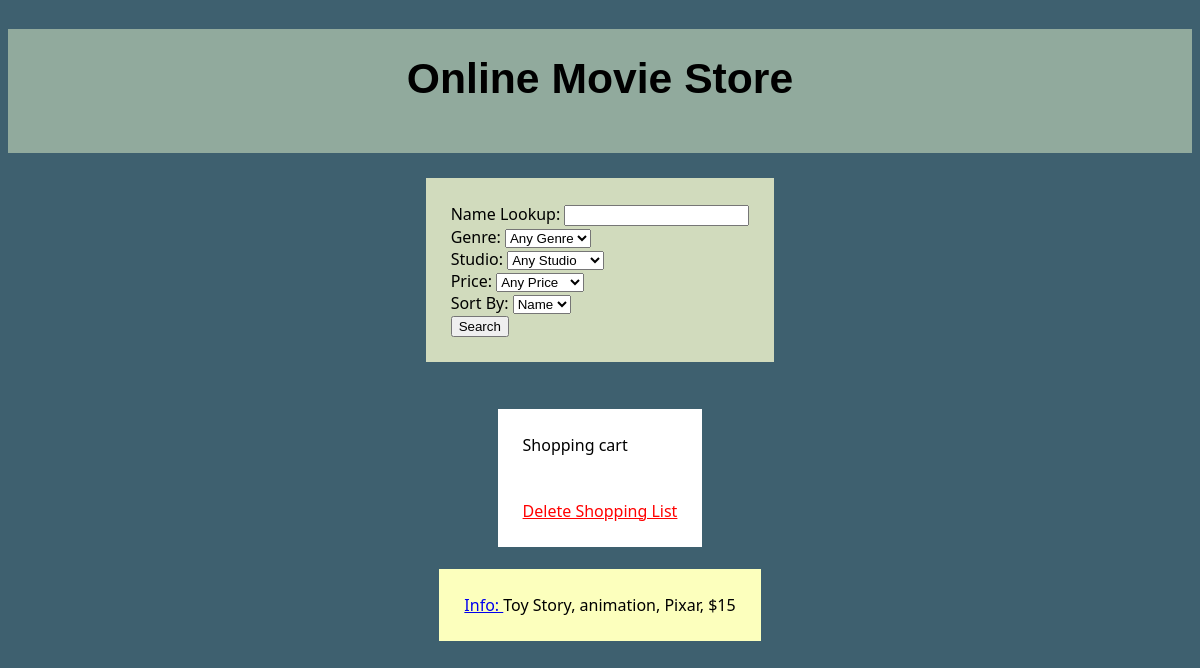
Screenshot of /Projects/proj1.php?lookupTxt=Toy Story with the database file from the repository.
### tables this page shows
CREATE TABLE IF NOT EXISTS `movie` (
  `id` int(11) NOT NULL AUTO_INCREMENT,
  `name` varchar(60) NOT NULL,
  `price` double NOT NULL,
  `genre_id` int(11) NOT NULL,
  `studio_id` int(11) NOT NULL,
  `movie_desc` varchar(500) NOT NULL,
  PRIMARY KEY (`id`),
  KEY `genre_id` (`genre_id`,`studio_id`),
  KEY `studio_id` (`studio_id`)
);

CREATE TABLE IF NOT EXISTS `genre` (
  `id` int(11) NOT NULL AUTO_INCREMENT,
  `name` varchar(60) NOT NULL,
  PRIMARY KEY (`id`)
);

CREATE TABLE IF NOT EXISTS `studio` (
  `id` int(11) NOT NULL AUTO_INCREMENT,
  `name` varchar(60) NOT NULL,
  PRIMARY KEY (`id`)
);

### Projects/proj1.php (the view, shortened to what this page needs)
<!DOCTYPE html>
<html>
    <head>
        <link href="/Projects/css/styles.css" rel="stylesheet" type="text/css" />
    </head>
    <body>
            <h1 id="title">Online Movie Store</h1>
            <form id="forms" method="get">
                Name Lookup: <input type="text" list="options" name="lookupTxt" autocomplete="on"> <br />
                Genre: <select name="genreTxt">
                    <option value="">Any Genre</option>
                </select> <br />
                Studio: <select name="studioTxt">
                    <option value="">Any Studio</option>
                </select> <br />
                Price: <select name="priceTxt">
                    <option value="">Any Price</option>
                </select> <br>
                Sort By: <select name="sortTxt">
                    <option value="name">Name</option>
                </select>
                <br><input type="submit" value="Search">
            </form>
        <?php
        $dbHost = getenv('IP');
        $dbPort = 3306;
        $dbName = getenv("sqldb");
        $username = getenv("sqluser");
        $password = getenv("sqlpw");
        $dbConn = new PDO("mysql:host=$dbHost;port=$dbPort;dbname=$dbName", $username, $password);
        $dbConn->setAttribute(PDO::ATTR_ERRMODE, PDO::ERRMODE_EXCEPTION);
        $sql = "SELECT movie.name AS name, genre.name AS genre, movie.price AS price, studio.name AS studio
                FROM((movie
                    INNER JOIN genre ON movie.genre_id = genre.id)
                    INNER JOIN studio ON movie.studio_id = studio.id)";
        if (($_SESSION["lookup"] != null) || ($_SESSION["genre"] != null) || ($_SESSION["studio"] != null) || ($_SESSION["price"] != null)){
            $sql = $sql . " WHERE ";
        }
        if ($_SESSION["lookup"] != null){
            $sql = $sql . " movie.name = '" . $_SESSION["lookup"] ."'";
        }
        $sql = $sql . " ORDER BY movie." . $_SESSION["sort"];
        echo "<br />";
        $stmt = $dbConn -> prepare($sql);
        $stmt -> execute ();
        $cartArrange = "";
        echo "<br><div id='cartList'>";
        echo "<a>Shopping cart<br></a><br>";
        echo "<br>";
        echo "<a href='https://project-1-carlosgarcia.c9users.io/Project1/project1.php' style='color:red' > Delete Shopping List </a>";
        echo "</div><br><br>";
        echo "<form id='list'>";
            while ($row = $stmt -> fetch())  {
                echo  "<a href='./itemInfo.php?itemName=" . $row['name'] . $cartArrange . "'>Info: </a>" . $row['name'] . ", " . $row['genre'] . ", " . $row['studio'] . ", $" . $row['price'] . "<br />";
            }
        echo "</form>";
        ?>
    </body>
</html>

### Projects/css/styles.css (style rules this page uses)
body { text-align: center; font-family: "Segoe UI", Frutiger, "Frutiger Linotype", "Dejavu Sans", "Helvetica Neue", Arial, sans-serif; background-color: rgb(62, 96, 111); padding-bottom: 50px; }
h1 { text-align: center; font-family: "Hammersmith One", Arial, sans-serif; background-color: rgb(145, 170, 157); padding-top: 25px; padding-bottom: 50px; margin-bottom: 25px; font-size: 32pt; }
#forms { display:inline-block; text-align: left; margin-bottom: 25px; margin-left: auto; margin-right: auto; padding: 25px; background-color: rgb(209, 219, 189); }
#list { display: inline-block; padding: 25px; text-align: left; background-color: rgb(252, 255, 189); }
#cartList { display: inline-block; padding: 25px; text-align: left; background-color: white; }

### rows the page displays
movie: name "Toy Story", genre.name "animation", studio.name "Pixar", price "15"
